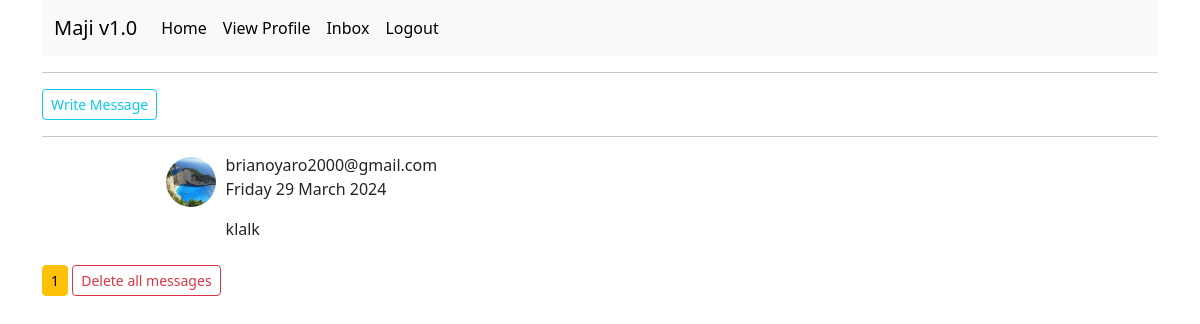
The app's page /inbox (signed in), older data.
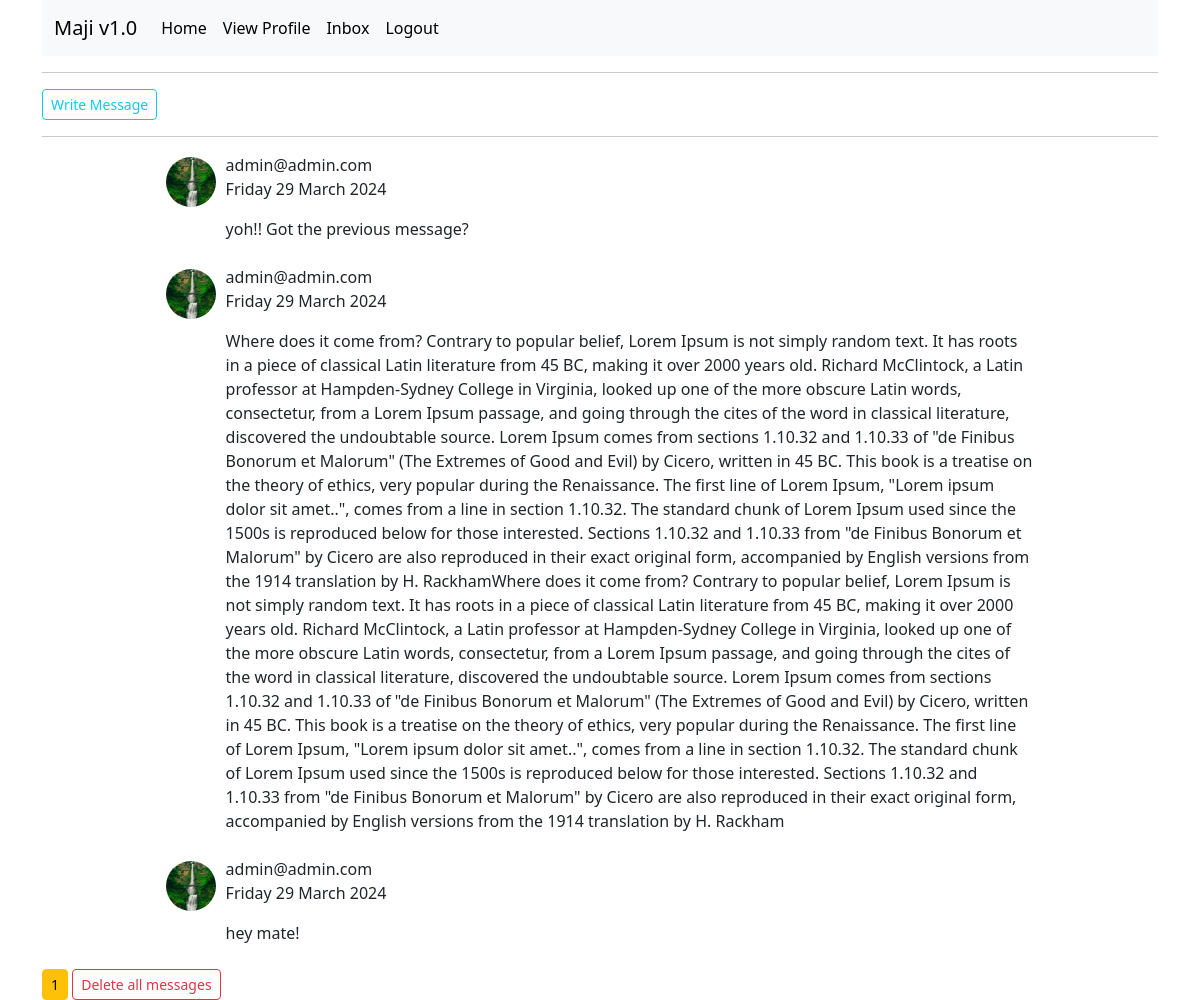
The same page, newer data.
### app/models.py (models this page shows, shortened)
class Message(db.Model):
    id = db.Column(db.Integer, primary_key=True)
    content = db.Column(db.Text, nullable=False)
    time = db.Column(db.DateTime, nullable=False, default=datetime.utcnow)
    sender_id = db.Column(db.Integer, db.ForeignKey('users.id'), nullable=False)
    receiver_id = db.Column(db.Integer, db.ForeignKey('users.id'), nullable=False)

class Users(UserMixin, db.Model):
    id = db.Column(db.Integer, primary_key=True)
    username = db.Column(db.String(50), index=True)
    email = db.Column(db.String(120), index=True, unique=True)
    county = db.Column(db.String(30))
    phone_number = db.Column(db.String(13))
    password_hash = db.Column(db.String(128))
    type = db.Column(db.String(10))
    profile_pic = db.Column(db.String(40), nullable=False, default="default.jpg")
    orderee = db.relationship("Order", foreign_keys='Order.buyer_name', backref='purchaser', lazy="dynamic")
    ordered_to = db.relationship("Order", foreign_keys='Order.seller_id', cascade="all, delete-orphan", backref='seller', lazy="dynamic")
    sender = db.relationship("Message", foreign_keys='Message.sender_id', cascade="all, delete-orphan", backref='sender', lazy='dynamic')
    receiver = db.relationship("Message", foreign_keys='Message.receiver_id', cascade="all, delete-orphan", backref='receiver', lazy='dynamic')

### app/main/routes.py (the view)
@bp.route('/inbox', methods=["GET", "POST"])
@login_required
def inbox():
    page = request.args.get("page", 1, type=int)
    messages = Message.query.filter_by(receiver=current_user).order_by(Message.id.desc()).paginate(page=page,per_page= current_app.config['PER_PAGE'], error_out=False)
    next_url = url_for("main.inbox", page=messages.next_num) if messages.has_next else None
    prev_url = url_for("main.inbox", page=messages.prev_num) if messages.has_prev else None
    return render_template('inbox.html', messages=messages, title="MyInbox", next_url=next_url, prev_url=prev_url)

### app/models.py (called while the page is built)
@login.user_loader
def Load_user(id):
    return Users.query.get(int(id))

### app/templates/inbox.html
{% extends 'base.html' %}
{% block content %}
<a href="{{ url_for("main.new_message") }}" class="btn btn-outline-info btn-sm">Write Message</a>
<hr>
{% if messages.items|length > 0 %}
        {% for message in messages.items %}
                <div style="display: flex; max-width: 80%" class="container mb-2">
			<div> <img class="rounded-circle mt-1" style="height: 50px; width: 50px;" src="{{ url_for("static", filename="pictures/" + message.sender.profile_pic) }}"></div>
                        <div style="display: block; margin-left: 10px;">
                                <p>{{ message.sender.email }}<br>{{ message.time.strftime("%A %d %B %Y") }}</p>
                                <p>{{ message.content }}</p>
                        </div>
                </div>
        {% endfor %}
{% for num in messages.iter_pages(left_edge=1, right_edge=1, left_current=1, right_current=1) %}
        {% if num %}
                {% if messages.page == num %}
                <a href="{{ url_for("main.inbox", page=num) }}" class="btn btn-warning btn-sm">{{ num }}</a>
                {% else %}
                <a href="{{ url_for("main.inbox", page=num) }}" class="btn btn-info btn-sm">{{ num }}</a>
                {% endif %}
        {% else %}
                ...
        {% endif %}
{% endfor %}
<a href="{{ url_for("main.delete_message", id="all") }}" class="text-decoration-none btn btn-outline-danger btn-sm">Delete all messages</a>
{% else %}
        <p><i>No messages</i></p>
{% endif %}
{% endblock %}

### app/templates/base.html (shortened to what this page needs)
<!doctype html>
<html lang="en">
	<head>
		<link href="https://cdn.jsdelivr.net/npm/bootstrap@5.3.3/dist/css/bootstrap.min.css" rel="stylesheet">
	</head>
	<body>
		<div class="container">
			{% include 'nav.html' %}
			<hr>
			{% block content %}
			{% endblock %}
		</div>
	</body>
</html>

### app/templates/nav.html (shortened to what this page needs)
<nav class="navbar navbar-expand-lg bg-body-tertiary">
	<div class="container-fluid">
		<a class="navbar-brand" href="#">Maji v1.0</a>
		<div class="collapse navbar-collapse" id="navbarSupportedContent">
			<ul class="navbar-nav me-auto mb-2 mb-lg-0">
				{% if current_user.is_anonymous %}
				<li class="nav-item"><a class="nav-link active" aria-current="page" href="{{ url_for("auth.login") }}">Login</a></li>
				<li class="nav-item"><a class="nav-link active" aria-current="page" href="{{ url_for("auth.register") }}">Register</a></li>
				{% else %}
				{% if current_user.email == "admin@admin.com" %}
				<li class="nav-item"><a class="nav-link active" aria-current="page" href="{{ url_for("main.admin") }}">Home</a></li>
				{% else %}
				<li class="nav-item"><a class="nav-link active" aria-current="page" href="{{ url_for("main.home") }}">Home</a></li>
				{% endif %}
				<li class="nav-item"><a class="nav-link active" aria-current="page" href="{{ url_for("main.profile") }}">View Profile</a></li>
				<li class="nav-item"><a class="nav-link active" aria-current="page" href="{{ url_for("main.inbox") }}">Inbox</a></li>
				<li class="nav-item"><a class="nav-link active" aria-current="page" href="{{ url_for("auth.logout") }}">Logout</a></li>
				{% endif %}
			</ul>
		</div>
	</div>
</nav>

Row changes from the older to the newer data that the page shows:
no longer on this page (row edited): Message: profile_pic (picture), sender.email "brianoyaro2000@gmail.com", time "Friday 29 March 2024", content "klalk"
added Message: profile_pic (picture), sender.email "admin@admin.com", time "Friday 29 March 2024", content "yoh!! Got the previous message?"
added Message: profile_pic (picture), sender.email "admin@admin.com", time "Friday 29 March 2024", content "Where does it come from? Contrary to popular belief, Lorem Ipsum is not simply random text. It has roots in a piece of classical Latin literature from 45 BC, making it over 2000 years old. Richard McClintock, a Latin professor at Hampden-Sydney College in Virginia, looked up one of the more obscure Latin words, consectetur, from a Lorem Ipsum passage, and going through the cites of the word in classical literature, discovered the undoubtable source. Lorem Ipsum comes from sections 1.10.32 and 1.10.33 of \"de Finibus Bonorum et Malorum\" (The Extremes of Good and Evil) by Cicero, written in 45 BC. This book is a treatise on the theory of ethics, very popular during the Renaissance. The first…"
added Message: profile_pic (picture), sender.email "admin@admin.com", time "Friday 29 March 2024", content "hey mate!"
